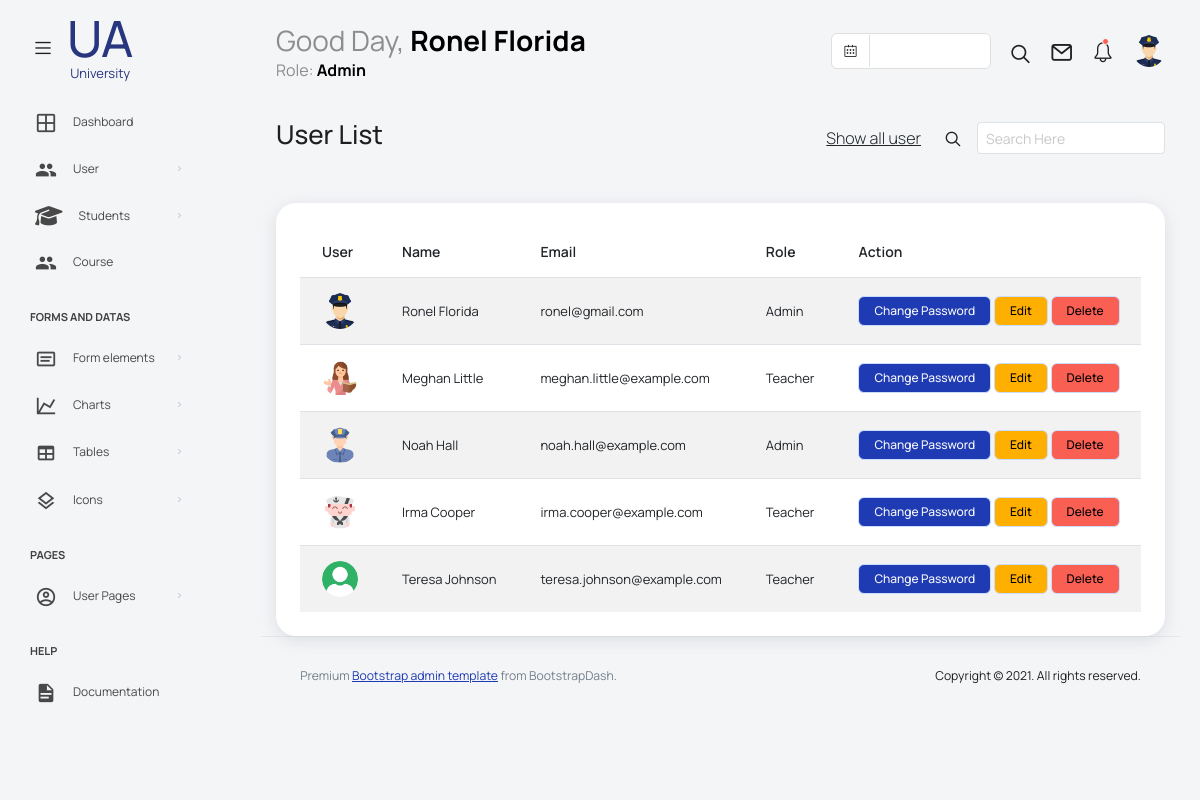
/user/searchUser.php (signed in), run on the app's committed database.
### tables this page shows
CREATE TABLE `account` (
  `id` int(11) NOT NULL,
  `fname` varchar(150) NOT NULL,
  `lname` varchar(150) NOT NULL,
  `gender` varchar(7) NOT NULL,
  `role` varchar(150) NOT NULL,
  `email` varchar(150) NOT NULL,
  `password` varchar(255) NOT NULL,
  `photo` varchar(255) NOT NULL,
  `dateRegister` date NOT NULL DEFAULT current_timestamp()
);

### user/searchUser.php (the view, shortened to what this page needs)
<?php include_once('../partials/head.php') ?>
    <div class="container-scroller">
        <?php include_once("../partials/navigation.php") ?>
        <div class="container-fluid page-body-wrapper">
            <?php include_once("../partials/sidebar.php") ?>
            <div class="main-panel">
                <div class="content-wrapper">
                    <div class="row">
                        <div class="col-sm-12">
                            <div class="home-tab">
                                <?php if (isset($_SESSION['role'])) { ?>
                                    <?php if ($_SESSION['role'] !== 'Admin') { ?>
                                        <p class="text-danger">This page is for admin role only.</p>
                                    <?php } else { ?>
                                        <div class="statistics-details d-flex align-items-center justify-content-between">
                                            <h2>User List</h2>
                                            <div class="d-flex align-items-center gap-4">
                                                <a class="fs-6 fw-light text-dark" href="./user_list.php">Show all user</a>
                                                <form class="search-form d-flex align-items-center gap-3" action="./searchUser.php" method="GET">
                                                    <i class="icon-search"></i>
                                                    <input type="search" class="form-control px-2" name="search_user" placeholder="Search Here" title="Search here">
                                                </form>
                                            </div>
                                        </div>
                                        <?php
                                            include_once('../database/config.php');
                                            $searchUser = $_GET['search_user'];
                                            $userData = array();
                                            $sql = "SELECT id, fname, lname, role, email, photo FROM account WHERE fname LIKE '%$searchUser%' OR lname LIKE '%$searchUser%'";
                                            $getUser = $connection->query($sql);
                                            if($getUser->num_rows > 0){
                                                for($i = 0; $i < $getUser->num_rows; $i++){
                                                    $users = $getUser->fetch_assoc();
                                                    $userData[] = $users;
                                                }
                                            }
                                        ?>
                                        <div class="card">
                                            <div class="card-body">
                                                <div class="table-responsive">
                                                    <table class="table table-striped">
                                                        <thead>
                                                            <tr>
                                                                <th>User</th>
                                                                <th>Name</th>
                                                                <th>Email</th>
                                                                <th>Role</th>
                                                                <th>Action</th>
                                                            </tr>
                                                        </thead>
                                                        <tbody>
                                                            <?php if (count($userData) > 0) { ?>
                                                                <?php foreach($userData as $user) { ?>
                                                                    <tr>
                                                                        <td class="py-1">
                                                                            <img
                                                                                <?php if($user['photo'] !== "default.png") {?>
                                                                                    src=<?php echo "img/".$user['photo'] ?>
                                                                                <?php } else { ?>
                                                                                    src=<?php echo "img/default/".$user['photo'] ?>
                                                                                <?php } ?>
                                                                                alt=<?php echo $user['fname']." ".$user['lname'] ?>
                                                                            >
                                                                        </td>
                                                                        <td><?php echo $user['fname']." ".$user['lname'] ?></td>
                                                                        <td><?php echo $user['email'] ?></td>
                                                                        <td>
                                                                            <?php
                                                                                if($user['role'] === "admin_admin"){
                                                                                    echo "admin";
                                                                                }else{
                                                                                    echo $user['role'];
                                                                                }
                                                                            ?>
                                                                        </td>
                                                                        <td>
                                                                            <a href="./update_user_password.php?userID=<?php echo $user['id'] ?>" class="btn btn-primary text-light btn-md m-0">Change Password</a>
                                                                            <a href="./update_user.php?userID=<?php echo $user['id'] ?>" class="btn btn-warning btn-md m-0">Edit</a>
                                                                            <button type="button" onclick="deleteUser(<?php echo $user['id'] ?>)" class="btn btn-danger btn-md m-0" id="delete_user">Delete</button>
                                                                        </td>
                                                                    </tr>
                                                                <?php } ?>
                                                            <?php } else { ?>
                                                                <tr>
                                                                    <td colspan="5"class="py-3 text-center">No data Found</td>
                                                                </tr>
                                                            <?php } ?>
                                                        </tbody>
                                                    </table>
                                            </div>
                                            </div>
                                        </div>
                                    <?php } ?>
                                <?php } ?>
                            </div>
                </div>
                <footer class="footer">
                    <div class="d-sm-flex justify-content-center justify-content-sm-between">
                        <span class="text-muted text-center text-sm-left d-block d-sm-inline-block">Premium <a href="https://www.bootstrapdash.com/" target="_blank">Bootstrap admin template</a> from BootstrapDash.</span>
                        <span class="float-none float-sm-right d-block mt-1 mt-sm-0 text-center">Copyright © 2021. All rights reserved.</span>
                    </div>
                </footer>
            </div>
        </div>
    </div>
<?php include_once('../partials/footer.php') ?>

### data on the page
account: photo (picture), fname "Ronel", lname "Florida", email "ronel@gmail.com", role "Admin"
account: photo (picture), fname "Meghan", lname "Little", email "meghan.little@example.com", role "Teacher"
account: photo (picture), fname "Noah", lname "Hall", email "noah.hall@example.com", role "Admin"
account: photo (picture), fname "Irma", lname "Cooper", email "irma.cooper@example.com", role "Teacher"
account: photo (placeholder picture), fname "Teresa", lname "Johnson", email "teresa.johnson@example.com", role "Teacher"

### other printed values
$user_name "Ronel Florida"
$_SESSION['role'] "Admin"
